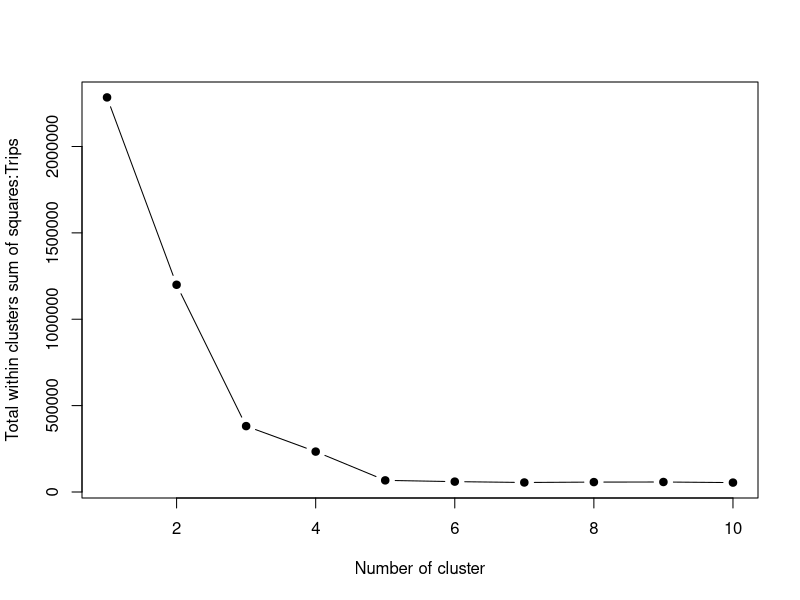

Reproduce this figure in R.
tripDetails=read.csv('tripDetails.csv',row.names = 1)

tripCluster=kmeans(tripDetails,3)

# Method to calculate optimal no of k
k.max=10
wss=rep(NA,k.max)
nClust=list()
for(i in 1:k.max)
  {driveClasses=kmeans(tripDetails,i)
  wss[i]=driveClasses$tot.withinss
  nClust[i]=driveClasses$size
}
plot(1:k.max,wss,
     type = "b",
     pch=19,
     xlab = "Number of cluster",
     ylab = "Total within clusters sum of squares:Trips")